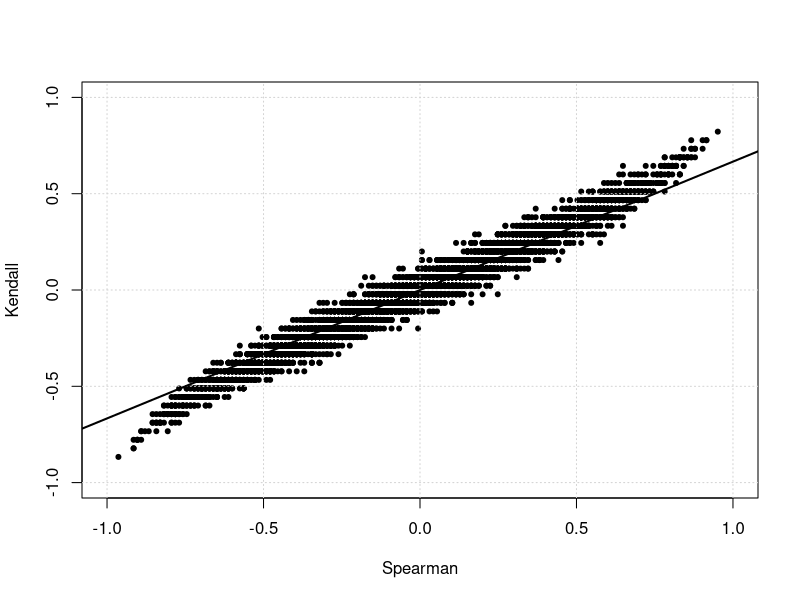

Recreate this plot in R.
# 3*kendall = 2*spaerman
num_data =10
trial = 100
x = matrix(runif(num_data*trial), nrow = num_data, ncol=trial)
y = matrix(runif(num_data*trial), nrow = num_data, ncol = trial)
spear = cor(x, y, method='spearman')
ken = cor(x, y, method='kendall')
plot(spear, ken, xlab='Spearman', ylab='Kendall', xlim=c(-1, 1), ylim=c(-1, 1), pch=20)
grid()
abline(0, 2/3, lwd=2)